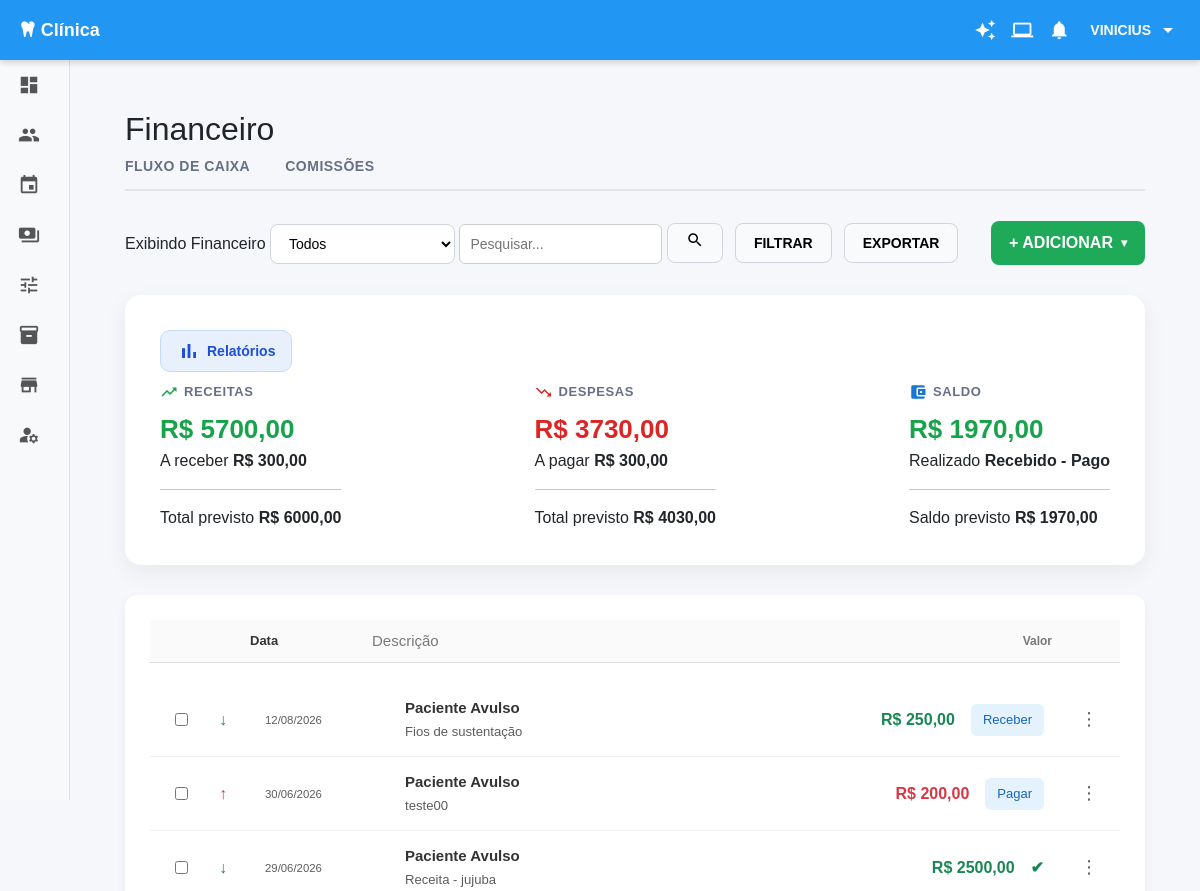
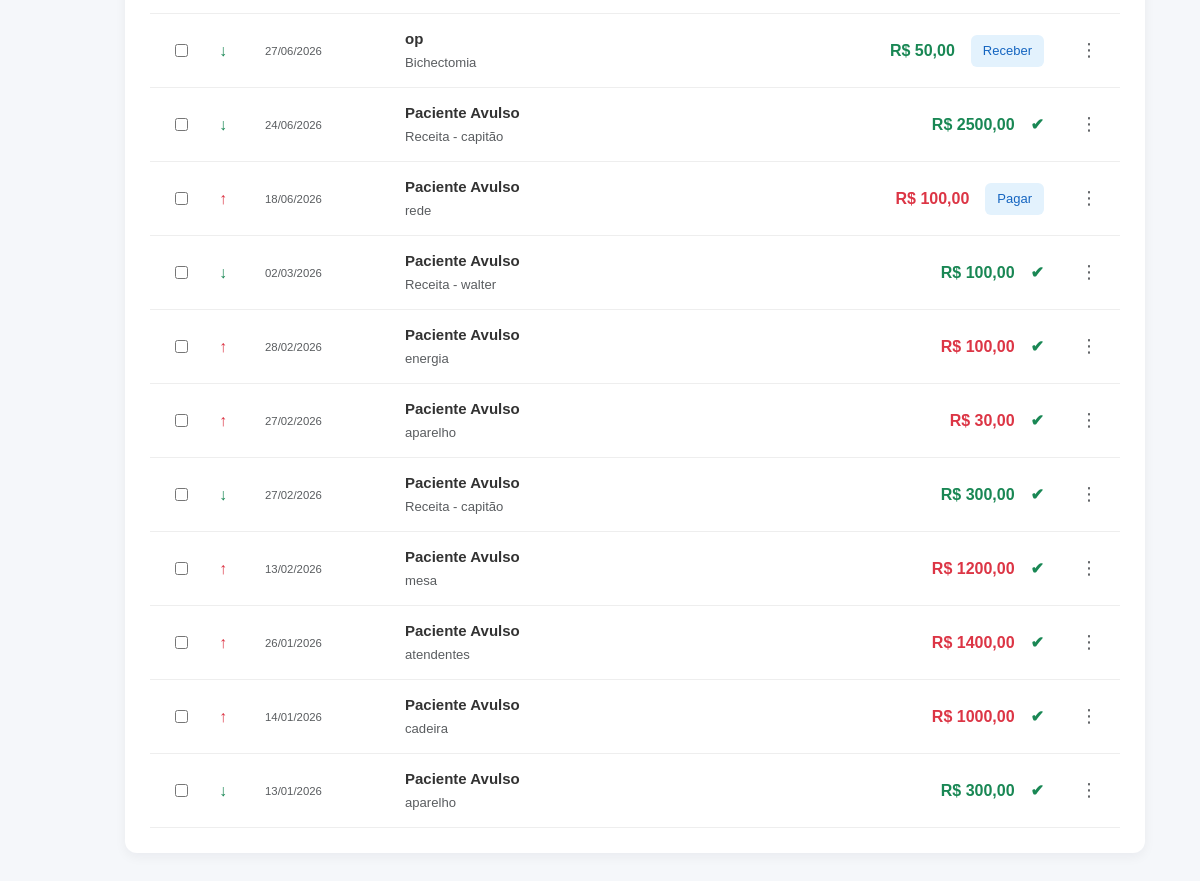
Screenshot of /financeiro/ (signed in) with the database file from the repository (2 pictures, top to bottom).
### Clinica_Sorriso/models.py (models this page shows, shortened)
class Transacao(models.Model):
    TIPO_CHOICES = (
        ('receita', 'Receita'),
        ('despesa', 'Despesa'),
    )
    STATUS_PAGAMENTO = (
        ('dinheiro', 'Dinheiro'),
        ('credito_maquininha', 'Crédito Maquininha'),
        ('credito', 'Crédito'),
        ('debito_maquininha', 'Débito Maquininha'),
        ('debito', 'Débito'),
        ('pix', 'Pix'),
        ('transferencia', 'Transferência'),
        ('boleto', 'Boleto'),
        ('cheque', 'Cheque'),  # ✅ ADICIONADO
    )
    CAIXA_CHOICES = (
        ('clinica', 'Clínica'),
        ('banco', 'Conta do banco'),
    )
    descricao = models.CharField(max_length=255)
    paciente_nome = models.CharField(max_length=255, null=True, blank=True)
    tipo = models.CharField(
        max_length=10,
        choices=TIPO_CHOICES
    )
    valor = models.DecimalField(
        max_digits=10,
        decimal_places=2
    )
    data = models.DateField()
    data_vencimento = models.DateField(null=True, blank=True)
    pago = models.BooleanField(default=False)
    categoria = models.ForeignKey(
        CategoriaDespesa,
        on_delete=models.PROTECT,
        related_name='transacoes',
        null=True,
        blank=True
    )
    plano = models.ForeignKey(
        "Plano",  # 👈 coloca como string
        on_delete=models.PROTECT,
        null=True,
        blank=True,
        related_name="transacoes"
    )
    meio_pagamento = models.CharField(
        max_length=50,
        choices=STATUS_PAGAMENTO,
        null=True,
        blank=True
    )
    caixa = models.CharField(
        max_length=20,
        choices=CAIXA_CHOICES,
        default='clinica'
    )
    profissional = models.ForeignKey(
        User,
        on_delete=models.SET_NULL,
        null=True,
        blank=True,
        related_name="transacoes_profissional"
    )
    com_recibo = models.BooleanField(default=False)
    observacao = models.TextField(null=True, blank=True)
    criado_em = models.DateTimeField(auto_now_add=True)

### Clinica_Sorriso/views.py (the view, shortened to what this page needs)
# urls.py: path("financeiro/", views.fluxo_caixa, name="financeiro"),
def fluxo_caixa(request):
    hoje = date.today()
    periodo = request.GET.get("periodo")
    busca = request.GET.get("busca")
    tipo = request.GET.getlist("tipo")
    pago = request.GET.get("pago")
    categoria = request.GET.getlist("categoria")
    meio = request.GET.getlist("meio")
    caixa = request.GET.getlist("caixa")
    recibo = request.GET.get("recibo")
    em_atraso = request.GET.get("atraso")
    tipo = [t for t in tipo if t]
    categoria = [c for c in categoria if c and c != "todos"]
    meio = [m for m in meio if m and m != "todos"]
    caixa = [c for c in caixa if c and c != "todos"]
    transacoes = Transacao.objects.select_related("categoria", "plano", "profissional").all()
    if periodo == "hoje":
        transacoes = transacoes.filter(data=hoje)
    elif periodo == "30":
        data_inicio = hoje - timedelta(days=30)
        transacoes = transacoes.filter(data__gte=data_inicio)
    elif periodo == "mes":
        transacoes = transacoes.filter(
            data__year=hoje.year,
            data__month=hoje.month
        )
    if busca:
        transacoes = transacoes.filter(
            Q(descricao__icontains=busca) |
            Q(tipo__icontains=busca) |
            Q(valor__icontains=busca)
        )
    if tipo:
        transacoes = transacoes.filter(tipo__in=tipo)
    if pago in ["0", "1"]:
        transacoes = transacoes.filter(pago=bool(int(pago)))
    if categoria:
        transacoes = transacoes.filter(categoria__id__in=categoria)
    if meio:
        transacoes = transacoes.filter(meio_pagamento__in=meio)
    if caixa:
        transacoes = transacoes.filter(caixa__in=caixa)
    if recibo == "1":
        transacoes = transacoes.filter(com_recibo=True)
    if em_atraso == "1":
        transacoes = transacoes.filter(
            pago=False,
            data_vencimento__lt=hoje
        )
    transacoes = transacoes.order_by("-data", "-criado_em")
    receitas_recebidas = (
        transacoes.filter(tipo="receita", pago=True)
        .aggregate(Sum("valor"))["valor__sum"] or 0
    )
    receitas_pendentes = (
        transacoes.filter(tipo="receita", pago=False)
        .aggregate(Sum("valor"))["valor__sum"] or 0
    )
    total_receitas_previsto = receitas_recebidas + receitas_pendentes
    despesas_pagas = (
        transacoes.filter(tipo="despesa", pago=True)
        .aggregate(Sum("valor"))["valor__sum"] or 0
    )
    despesas_pendentes = (
        transacoes.filter(tipo="despesa", pago=False)
        .aggregate(Sum("valor"))["valor__sum"] or 0
    )
    total_despesas_previsto = despesas_pagas + despesas_pendentes
    saldo = receitas_recebidas - despesas_pagas
    saldo_previsto = (
        total_receitas_previsto -
        total_despesas_previsto
    )
    qtd_receitas = transacoes.filter(tipo="receita").count()
    qtd_despesas = transacoes.filter(tipo="despesa").count()
    qtd_total = transacoes.count()
    categorias = CategoriaDespesa.objects.all().order_by("nome")
    planos = Plano.objects.all().order_by("nome")
    users = User.objects.all().order_by("username")
    context = {
        "transacoes": transacoes,
        "receitas_recebidas": receitas_recebidas,
        "receitas_pendentes": receitas_pendentes,
        "total_receitas_previsto": total_receitas_previsto,
        "despesas_pagas": despesas_pagas,
        "despesas_pendentes": despesas_pendentes,
        "total_despesas_previsto": total_despesas_previsto,
        "saldo": saldo,
        "saldo_previsto": saldo_previsto,
        "qtd_receitas": qtd_receitas,
        "qtd_despesas": qtd_despesas,
        "qtd_total": qtd_total,
        "categorias": categorias,
        "planos": planos,
        "status_pagamento": Transacao.STATUS_PAGAMENTO,
        "users": users,
    }
    for t in transacoes:
        print(
        "ID:",
        t.id,
        "TIPO:",
        t.tipo,
        "PAGO:",
        t.pago
        )
    return render(request, "Clinica_Sorriso/financeiro/fluxo_caixa.html", context)

### Clinica_Sorriso/verificador_de_usuario.py (called while the page is built)
def user_roles(request):
    user = request.user
    return {
        "is_admin": user.is_authenticated and (
            user.is_superuser or user.groups.filter(name="Administrador").exists()
        ),
        "is_medico": user.is_authenticated and user.groups.filter(name="Medico").exists(),
        "is_recepcionista": user.is_authenticated and user.groups.filter(name="Recepcionista").exists(),
    }

### Clinica_Sorriso/templates/Clinica_Sorriso/financeiro/fluxo_caixa.html (shortened to what this page needs)
{% extends "Clinica_Sorriso/financeiro/financeiro_base.html" %}
{% block financeiro_content %}
<div class="fluxo-topo">
    <div class="filtro-esquerda">
        <form method="get">
            <span>Exibindo Financeiro</span>
            <select name="periodo">
                <option value="" {% if not request.GET.periodo %}selected{% endif %}>Todos</option>
            </select>
            <input type="text"
                   name="busca"
                   placeholder="Pesquisar..."
                   value="{{ busca }}"
                   style="padding:6px 10px; border-radius:6px; border:1px solid #ccc;">
            <button type="submit" class="btn-filtro">
                <span class="material-icons" style="font-size:18px;">search</span>
            </button>
        </form>
        <button id="btn-abrir-filtro" class="btn-filtro">
          FILTRAR
        </button>
        <button type="button" id="btnExportar" class="btn-exportar">EXPORTAR</button>
    </div>
    <div class="adicionar-wrapper">
        <button type="button" id="btnAdicionar" class="btn-adicionar"
                onclick="const m = document.getElementById('menuAdicionar'); m.style.display = (m.style.display === 'block') ? 'none' : 'block'; event.stopPropagation();">
            + ADICIONAR
            <span class="seta" style="pointer-events: none;">▾</span>
        </button>
    </div>
</div>
<div class="card-resumo">
    <div class="card-resumo-topo">
        <button class="btn-relatorios">
            <span class="material-icons">bar_chart</span>
            Relatórios
        </button>
    </div>
    <div id="resumo-container">
        {% include "Clinica_Sorriso/financeiro/partials/_resumo.html" %}
    </div>
</div>
<div class="lista-financeiro">
    <div class="lista-topo">
        <div class="col-data">Data</div>
        <div class="col-nome">Descrição</div>
        <div class="col-valor">Valor</div>
    </div>
    <div id="lista-container">
        {% include "Clinica_Sorriso/financeiro/partials/_lista_transacoes.html" %}
    </div>
</div>
</div>
</div>
{% endblock %}

### Clinica_Sorriso/templates/base.html (shortened to what this page needs)
{% load static %}
<!DOCTYPE html>
<html lang="pt-br">
<head>
    <link rel="stylesheet" href="https://cdnjs.cloudflare.com/ajax/libs/font-awesome/6.5.0/css/all.min.css">
    <link href="https://cdn.jsdelivr.net/npm/bootstrap@5.3.3/dist/css/bootstrap.min.css" rel="stylesheet">
    <link rel="stylesheet"href="https://cdn.jsdelivr.net/npm/bootstrap-icons@1.11.3/font/bootstrap-icons.css">
</head>
<body>
<header>
    <span>
        <i class="fa-solid fa-tooth"></i> {% block page_title %}Clínica{% endblock %}
    </span>
    <div class="header-right">
        <div class="header-icons">
            <i class="material-icons">auto_awesome</i>
            <i class="material-icons">laptop</i>
            <i class="material-icons">notifications</i>
        </div>
        <div class="user-dropdown" id="userDropdown">
            <span class="user-name">{{ user.username }}</span>
            <i class="material-icons">arrow_drop_down</i>
        </div>
    </div>
</header>
<div class="sidebar" id="sidebar">
    <a href="{% url 'Tela_Inicial' %}"><span class="material-icons">dashboard</span><span class="menu-text">Dashboard</span></a>
    <a href="{% url 'criar_paciente' %}"><span class="material-icons">people</span><span class="menu-text">Pacientes</span></a>
    <a href="{% url 'agenda' %}"><span class="material-icons">event</span><span class="menu-text">Agenda</span></a>
    <a href="{% url 'financeiro' %}"><span class="material-icons">payments</span><span class="menu-text">Financeiro</span></a>
    <a href="#"><span class="material-icons">tune</span><span class="menu-text">Controle de Prótese</span></a>
    <a href="{% url 'Estoque' %}"><span class="material-icons">inventory_2</span><span class="menu-text">Estoque</span></a>
    <a href="#"><span class="material-icons">store</span><span class="menu-text">Loja</span></a>
    <a href="{% url 'cadastrar_usuario' %}"><span class="material-icons">manage_accounts</span><span class="menu-text">Usuários</span></a>
</div>
<div class="content">
    {% block content %}{% endblock %}
</body>
</html>

### Clinica_Sorriso/templates/Clinica_Sorriso/financeiro/partials/_lista_transacoes.html (shortened to what this page needs)
{% if transacoes %}
    {% for t in transacoes %}
    <div class="linha-transacao" data-id="{{ t.id }}">
        <div class="col-check">
            <input type="checkbox" class="checkbox-transacao">
        </div>
        <div class="col-tipo">
            {% if t.tipo == 'receita' %}
                <span class="icon receita text-success">↓</span>
            {% else %}
                <span class="icon despesa text-danger">↑</span>
            {% endif %}
        </div>
        <div class="col-conteudo">
            <div class="col-data">
                <span class="valor text-muted small">{{ t.data|date:"d/m/Y" }}</span>
            </div>
            <div class="col-nome">
                <div class="fw-bold" style="color: #333;">{{ t.paciente_nome|default:"Paciente Avulso" }}</div>
                <small class="text-muted">{{ t.descricao }}</small>
            </div>
        </div>
        <div class="col-direita d-flex align-items-center justify-content-end gap-3 flex-grow-1">
            <div class="valor">
                {% if t.tipo == 'receita' %}
                    <span class="receita text-success fw-bold">R$ {{ t.valor|floatformat:2 }}</span>
                {% else %}
                    <span class="despesa text-danger fw-bold">R$ {{ t.valor|floatformat:2 }}</span>
                {% endif %}
            </div>
            <div class="acao">
                {% if t.pago %}
                    <span class="pago text-success fw-bold">✔</span>
                {% else %}
                    {% if t.tipo == 'receita' %}
                        <button class="btn-acao btn-receber btn btn-sm btn-outline-primary"
                                data-bs-toggle="modal" data-bs-target="#modalReceber"
                                data-id="{{ t.id }}" data-valor="{{ t.valor|floatformat:2 }}"
                                data-descricao="{{ t.descricao }}" data-paciente="{{ t.paciente_nome|default:'Paciente' }}"
                                data-data="{{ t.data|date:'d/m/Y' }}">
                            Receber
                        </button>
                    {% else %}
                        <button class="btn-acao btn-pagar-despesa btn btn-sm btn-outline-danger"
                            data-id="{{ t.id }}"
                            data-descricao="{{ t.descricao }}"
                            data-valor="{{ t.valor|floatformat:2 }}"
                            data-data="{{ t.data|date:'Y-m-d' }}"
                            data-categoria="{{ t.categoria.id|default:'' }}"
                            data-caixa="{{ t.caixa }}"
                            data-meio="{{ t.meio_pagamento|default:'' }}"
                            data-obs="{{ t.observacao|default:'' }}"
                            onclick="setTimeout(function(){ const inp = document.getElementById('input-busca-categoria-pagar'); if(inp){ inp.readOnly=false; inp.disabled=false; inp.removeAttribute('readonly'); inp.removeAttribute('disabled'); } }, 150);">
                        Pagar
                    </button>
                    {% endif %}
                {% endif %}
            </div>
        </div>
        <div class="col-acoes ms-2">
            <div class="dropdown">
                <button
                    class="btn-acoes border-0 bg-transparent text-muted"
                    type="button"
                    data-bs-toggle="dropdown">
                    ⋮
                </button>
            </div>
        </div>
    </div>
    {% endfor %}
{% else %}
    <div class="lista-vazia">
        <h3>Nenhuma transação encontrada</h3>
        <p>Não existem registros com os filtros selecionados.</p>
    </div>
{% endif %}

### Clinica_Sorriso/templates/base.html (style rules this page uses)
body { margin: 0; padding: 0; font-family: Arial, sans-serif; background: #f4f9fc; }
header { background: #2196F3; color: white; padding: 0 20px; font-size: 18px; font-weight: bold; position: fixed; top: 0; left: 0; width: 100%; height: 60px; display: flex; align-items: center; justify-content: space-between; box-shadow: 0 3px 6px rgba(0,0,0,0.15); z-index: 1000; }
.header-right { display: flex; align-items: center; gap: 20px; }
.header-icons { display: flex; gap: 15px; align-items: center; }
.header-icons .material-icons { cursor: pointer; font-size: 22px; }
.user-dropdown { position: relative; cursor: pointer; display: flex; align-items: center; gap: 5px; height: 30px; }
.user-name { font-size: 14px; text-transform: uppercase; }
.sidebar { width: 70px; background: #f8f9fa; height: calc(100vh - 60px); border-right: 1px solid #e0e0e0; position: fixed; top: 60px; left: 0; transition: width 0.3s ease; overflow: hidden; display: flex; flex-direction: column; }
.sidebar a { display: flex; align-items: center; gap: 14px; padding: 14px 18px; transition: background 0.2s ease; color: #555; text-decoration: none; font-size: 14px; white-space: nowrap; }
.sidebar span.material-icons { font-size: 22px; }
.content { margin-left: 70px; padding: 80px 20px; transition: margin-left 0.3s ease; }

### rows the page displays
Transacao: data "12/08/2026", paciente_nome "Paciente Avulso", descricao "Fios de sustentação", valor "250,00"
Transacao: data "30/06/2026", paciente_nome "Paciente Avulso", descricao "teste00", valor "200,00"
Transacao: data "29/06/2026", paciente_nome "Paciente Avulso", descricao "Receita - jujuba", valor "2500,00"
Transacao: data "27/06/2026", paciente_nome "op", descricao "Bichectomia", valor "50,00"
Transacao: data "24/06/2026", paciente_nome "Paciente Avulso", descricao "Receita - capitão", valor "2500,00"
Transacao: data "18/06/2026", paciente_nome "Paciente Avulso", descricao "rede", valor "100,00"
Transacao: data "02/03/2026", paciente_nome "Paciente Avulso", descricao "Receita - walter", valor "100,00"
Transacao: data "28/02/2026", paciente_nome "Paciente Avulso", descricao "energia", valor "100,00"
Transacao: data "27/02/2026", paciente_nome "Paciente Avulso", descricao "aparelho", valor "30,00"
Transacao: data "27/02/2026", paciente_nome "Paciente Avulso", descricao "Receita - capitão", valor "300,00"
Transacao: data "13/02/2026", paciente_nome "Paciente Avulso", descricao "mesa", valor "1200,00"
Transacao: data "26/01/2026", paciente_nome "Paciente Avulso", descricao "atendentes", valor "1400,00"
Transacao: data "14/01/2026", paciente_nome "Paciente Avulso", descricao "cadeira", valor "1000,00"
Transacao: data "13/01/2026", paciente_nome "Paciente Avulso", descricao "aparelho", valor "300,00"

### other values shown
{{ user.username }} "VINICIUS"
{{ receitas_recebidas|floatformat:2 }} "5700,00"
{{ receitas_pendentes|floatformat:2 }} "300,00"
{{ total_receitas_previsto|floatformat:2 }} "6000,00"
{{ despesas_pagas|floatformat:2 }} "3730,00"
{{ despesas_pendentes|floatformat:2 }} "300,00"
{{ total_despesas_previsto|floatformat:2 }} "4030,00"
{{ saldo|floatformat:2 }} "1970,00"
{{ saldo_previsto|floatformat:2 }} "1970,00"
